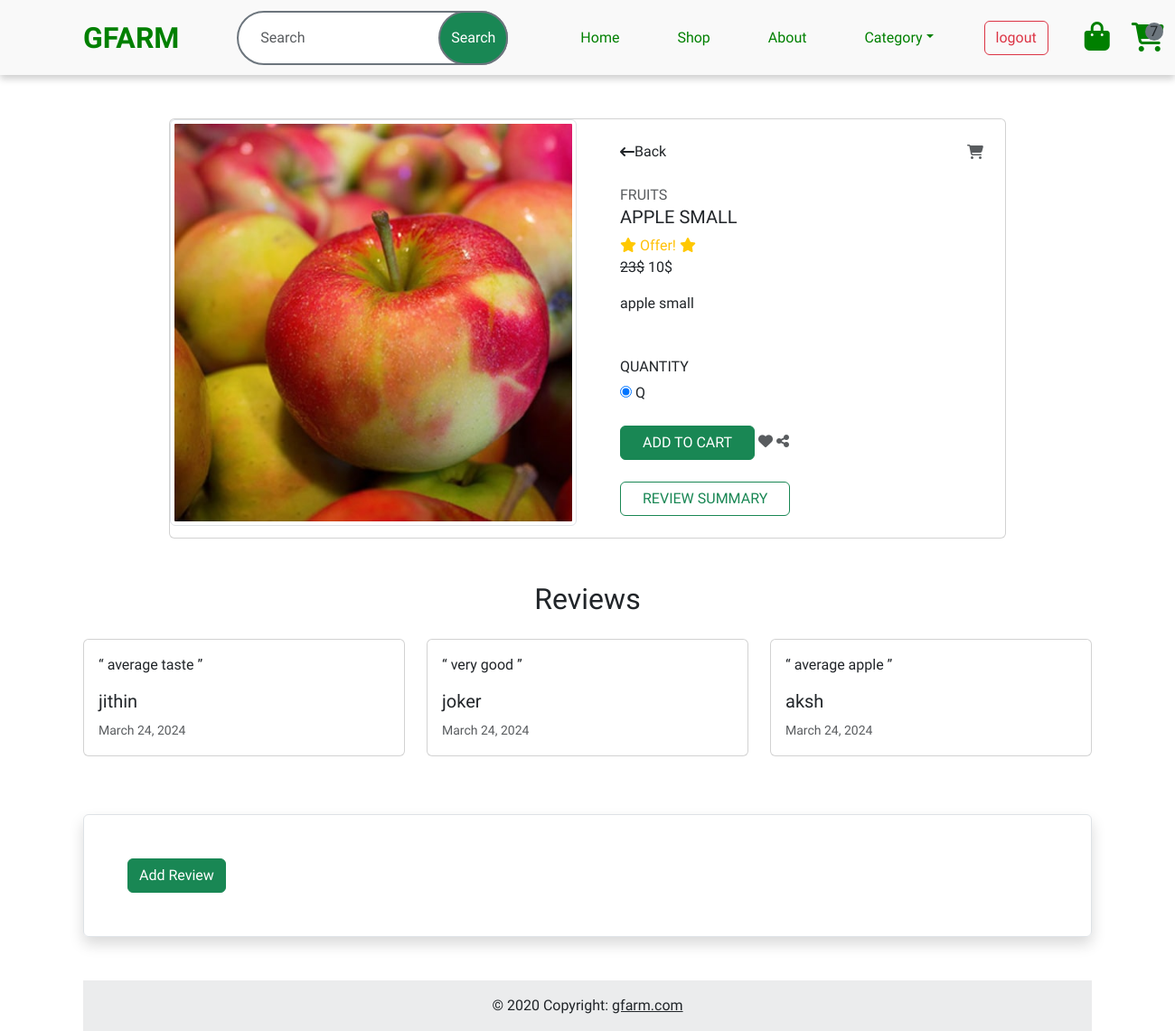
Page /user/product_details/2 (signed in) on the committed database.
### account/models.py (models this page shows, shortened)
class Products(models.Model):
    title = models.CharField(max_length=50)
    description = models.CharField(max_length=50)
    price = models.IntegerField()
    image = models.ImageField(upload_to='product_images')
    options=(
        ('Vegetables','Vegetables'),
        ('Fruits','Fruits'),
        ('Diary','Diary'),
        ('Spices','Spices'),
    )
    category = models.CharField(max_length=100,choices = options)
    stock = models.IntegerField()
    is_offer = models.BooleanField(default=False,null=True)
    offer_price = models.IntegerField(null=True)

class Review(models.Model):
    review = models.CharField(max_length=200)
    date = models.DateField(auto_now_add=True)
    products = models.ForeignKey(Products,on_delete=models.CASCADE)
    user = models.ForeignKey(User,on_delete= models.CASCADE)

### user/views.py (the view)
# urls.py: path('product_details/<int:pid>', views.DetailView.as_view(),name='product_details'),
@method_decorator(dec,name='dispatch')
class DetailView(DetailView):
    template_name='product_details.html'
    queryset=Products.objects.all()
    pk_url_kwarg='pid'
    context_object_name='product'
    def get_context_data(self, **kwargs) -> dict[str, Any]:
        context = super().get_context_data(**kwargs)
        pid = self.kwargs.get('pid')
        prod = Products.objects.get(id=pid)
        rev = Review.objects.filter(products=prod)
        context["reviews"] = rev
        return context

### account/views.py (called while the page is built)
def signin_required(func):
    def inner(request,**kwargs):
        if request.user.is_authenticated:
            return func(request,**kwargs)
        else:
            messages.error(request,'Login required')
            return redirect('login')
    return inner

### user/context_processor.py (called while the page is built)
def cart_count(request):
    if request.user.is_authenticated:
        count = Cart.objects.filter(user = request.user).count()
        return {'count':count}
    else:
        return {'count':0}

### user/templates/product_details.html (shortened to what this page needs)
{% extends "landing.html" %}
{% block main %}
<div class="container mt-5 mb-5">
    <div class="row d-flex justify-content-center">
        <div class="col-md-10">
            <div class="card">
                <div class="row">
                    <div class="col-md-6">
                         <img src="{{product.image.url}}" class="img-fluid img-thumbnail"/>
                    </div>
                    <div class="col-md-6">
                        <div class="product p-4">
                            <div class="d-flex justify-content-between align-items-center">
                                <div class="d-flex align-items-center" onclick="history.back()" style="cursor: pointer;"> <i class="fa fa-long-arrow-left" ></i> <span class="ml-1">Back</span> </div> <i class="fa fa-shopping-cart text-muted"></i>
                            </div>
                            <div class="mt-4 mb-3"> <span class="text-uppercase text-muted brand">{{product.category}}</span>
                                <h5 class="text-uppercase">{{product.description}}</h5>
                                <div class="price d-flex flex-row align-items-center">
                                    {% if product.is_offer %}
                                    <div class="text-warning">
                                        <i class="fa-solid fa-star" style="color: #ffc800;"></i>
                                        Offer!
                                        <i class="fa-solid fa-star" style="color: #ffc800;"></i>
                                    </div>
                                </div>
                                <strike>{{product.price}}$</strike>
                                <span class="act-price">{{product.offer_price}}$</span>
                                    {% else %}
                                    <span class="act-price">{{product.price}}$</span>
                                </div>
                                    {% endif %}
                            </div>
                            <p class="about">{{product.description}}</p>
                            <div class="sizes mt-5">
                                <h6 class="text-uppercase">Quantity</h6> <label class="radio"> <input type="radio" name="size" value="S" checked> <span>Q</span> </label>
                            </div>
                            <div class="cart mt-4 align-items-center"> <a class="btn btn-success text-uppercase mr-2 px-4" href="{% url 'addcart' product.id %}">Add to cart</a> <i class="fa fa-heart text-muted"></i> <i class="fa fa-share-alt text-muted"></i> </div>
                            <div class="cart mt-4 align-items-center"><a class="btn btn-outline-success text-uppercase mr-2 px-4" href="{% url 'review_summary' product.id %}">review summary</a></div>
                        </div>
                    </div>
                </div>
            </div>
        </div>
    </div>
</div>
<div class="container mt-5">
    <h2 class="text-center mb-4">Reviews</h2>
    <div class="row">
        {% if reviews %}
        {% for rev in reviews %}
      <div class="col-md-4 mb-3">
        <div class="card">
          <div class="card-body">
            <p class="card-text">“ {{rev.review}} ”</p>
            <h5 class="card-title">{{rev.user}}</h5>
            <small class="text-muted">{{rev.date}}</small>
          </div>
        </div>
      </div>
      {% endfor %}
      {% else %}
      <h1 class="text-secondary">No reviews</h1>
      {% endif %}
  </div>
<div class="p-5 border shadow rounded my-5">
    <button class="btn btn-success ms-auto" type="button" data-bs-toggle="collapse" data-bs-target="#collapseExample" aria-expanded="false" aria-controls="collapseExample">
        Add Review
      </button>
</div>
{% endblock main %}

### static/css/style.css (style rules this page uses)
* { font-family: 'Raleway',sans-serif; }

### rows in the picture
Products: image (picture), category "FRUITS", description "APPLE SMALL", price "23", offer_price "10", description "apple small"
Review: review "average taste", user "jithin", date "March 24, 2024"
Review: review "very good", user "joker", date "March 24, 2024"
Review: review "average apple", user "aksh", date "March 24, 2024"

### other values in the picture
{{ count }} "7"
